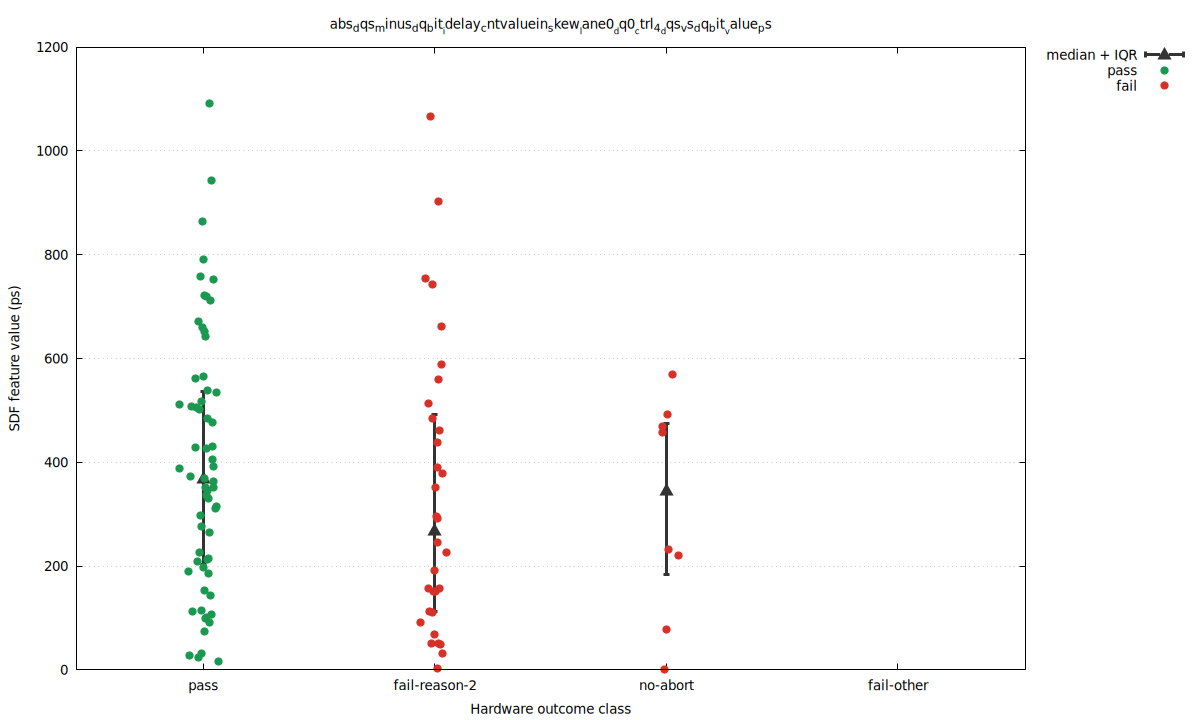

Write gnuplot code to recreate this figure.
set terminal pngcairo size 1200,720 enhanced font 'DejaVu Sans,10'
set output 'cntvaluein3_locked_only_skew_abs_dqs_minus_dq_bit_idelay_cntvaluein_skew_lane0_dq0_ctrl_4_dqs_vs_dq_bit_value_.png'
set datafile separator comma
set key outside right top
set grid ytics
set xrange [0.45:4.55]
set xtics ('pass' 1, 'fail-reason-2' 2, 'no-abort' 3, 'fail-other' 4)
set xlabel 'Hardware outcome class'
set ylabel 'SDF feature value (ps)'
set title 'abs_dqs_minus_dq_bit__idelay_cntvaluein_skew__lane0__dq0__ctrl_4__dqs_vs_dq_bit__value_ps'
plot \
  'cntvaluein3_locked_only_skew_abs_dqs_minus_dq_bit_idelay_cntvaluein_skew_lane0_dq0_ctrl_4_dqs_vs_dq_bit_value_.summary.dat' using 1:4:3:5 with yerrorbars pt 9 ps 1.5 lw 3 lc rgb '#333333' title 'median + IQR', \
  'cntvaluein3_locked_only_skew_abs_dqs_minus_dq_bit_idelay_cntvaluein_skew_lane0_dq0_ctrl_4_dqs_vs_dq_bit_value_.dat' using 1:4 with points pt 7 ps 1.2 lc rgb '#1a9850' title 'pass', \
  'cntvaluein3_locked_only_skew_abs_dqs_minus_dq_bit_idelay_cntvaluein_skew_lane0_dq0_ctrl_4_dqs_vs_dq_bit_value_.dat' using 1:5 with points pt 7 ps 1.2 lc rgb '#d73027' title 'fail'
